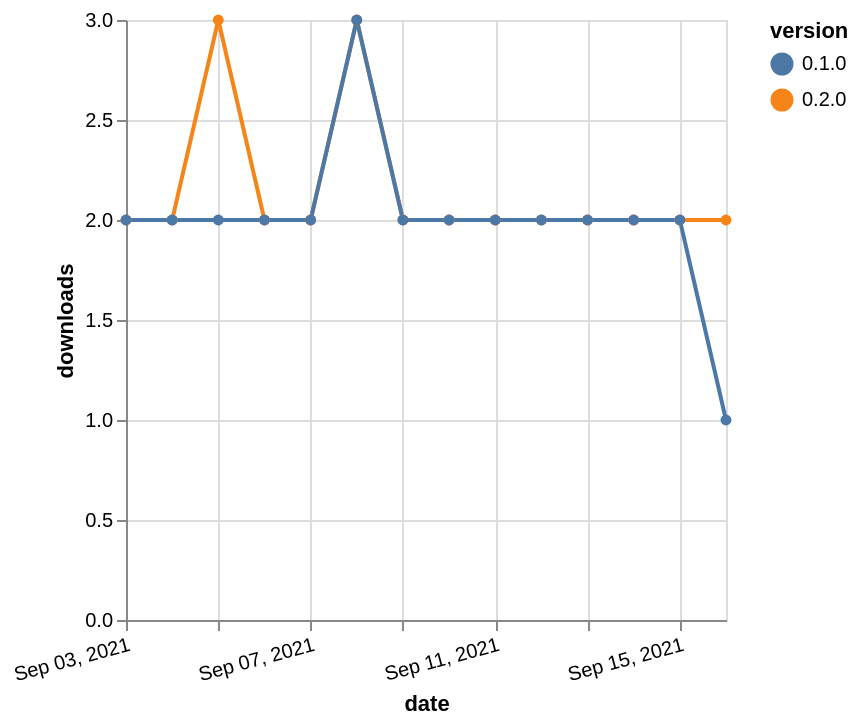

Write the Vega-Lite specification saved for this chart.
### Vega-Lite specification from a JSON file in a GitHub repository (floating-point values rounded to 4 significant figures)
{"$schema": "https://vega.github.io/schema/vega-lite/v5.json", "description": "A simple bar chart with embedded data.", "data": {"values": [{"date": "2021-09-03", "total": 2288, "delta": 2, "version": "0.2.0"}, {"date": "2021-09-04", "total": 2290, "delta": 2, "version": "0.2.0"}, {"date": "2021-09-05", "total": 2293, "delta": 3, "version": "0.2.0"}, {"date": "2021-09-06", "total": 2295, "delta": 2, "version": "0.2.0"}, {"date": "2021-09-07", "total": 2297, "delta": 2, "version": "0.2.0"}, {"date": "2021-09-08", "total": 2300, "delta": 3, "version": "0.2.0"}, {"date": "2021-09-09", "total": 2302, "delta": 2, "version": "0.2.0"}, {"date": "2021-09-10", "total": 2304, "delta": 2, "version": "0.2.0"}, {"date": "2021-09-11", "total": 2306, "delta": 2, "version": "0.2.0"}, {"date": "2021-09-12", "total": 2308, "delta": 2, "version": "0.2.0"}, {"date": "2021-09-13", "total": 2310, "delta": 2, "version": "0.2.0"}, {"date": "2021-09-14", "total": 2312, "delta": 2, "version": "0.2.0"}, {"date": "2021-09-15", "total": 2314, "delta": 2, "version": "0.2.0"}, {"date": "2021-09-16", "total": 2316, "delta": 2, "version": "0.2.0"}, {"date": "2021-09-03", "total": 2273, "delta": 2, "version": "0.1.0"}, {"date": "2021-09-04", "total": 2275, "delta": 2, "version": "0.1.0"}, {"date": "2021-09-05", "total": 2277, "delta": 2, "version": "0.1.0"}, {"date": "2021-09-06", "total": 2279, "delta": 2, "version": "0.1.0"}, {"date": "2021-09-07", "total": 2281, "delta": 2, "version": "0.1.0"}, {"date": "2021-09-08", "total": 2284, "delta": 3, "version": "0.1.0"}, {"date": "2021-09-09", "total": 2286, "delta": 2, "version": "0.1.0"}, {"date": "2021-09-10", "total": 2288, "delta": 2, "version": "0.1.0"}, {"date": "2021-09-11", "total": 2290, "delta": 2, "version": "0.1.0"}, {"date": "2021-09-12", "total": 2292, "delta": 2, "version": "0.1.0"}, {"date": "2021-09-13", "total": 2294, "delta": 2, "version": "0.1.0"}, {"date": "2021-09-14", "total": 2296, "delta": 2, "version": "0.1.0"}, {"date": "2021-09-15", "total": 2298, "delta": 2, "version": "0.1.0"}, {"date": "2021-09-16", "total": 2299, "delta": 1, "version": "0.1.0"}]}, "width": "container", "mark": {"type": "line", "point": {"filled": true}}, "encoding": {"x": {"field": "date", "type": "temporal", "timeUnit": "yearmonthdate", "title": "date", "axis": {"labelAngle": -15}}, "y": {"field": "delta", "type": "quantitative", "title": "downloads"}, "color": {"field": "version", "type": "nominal"}, "tooltip": {"field": "delta"}}}
